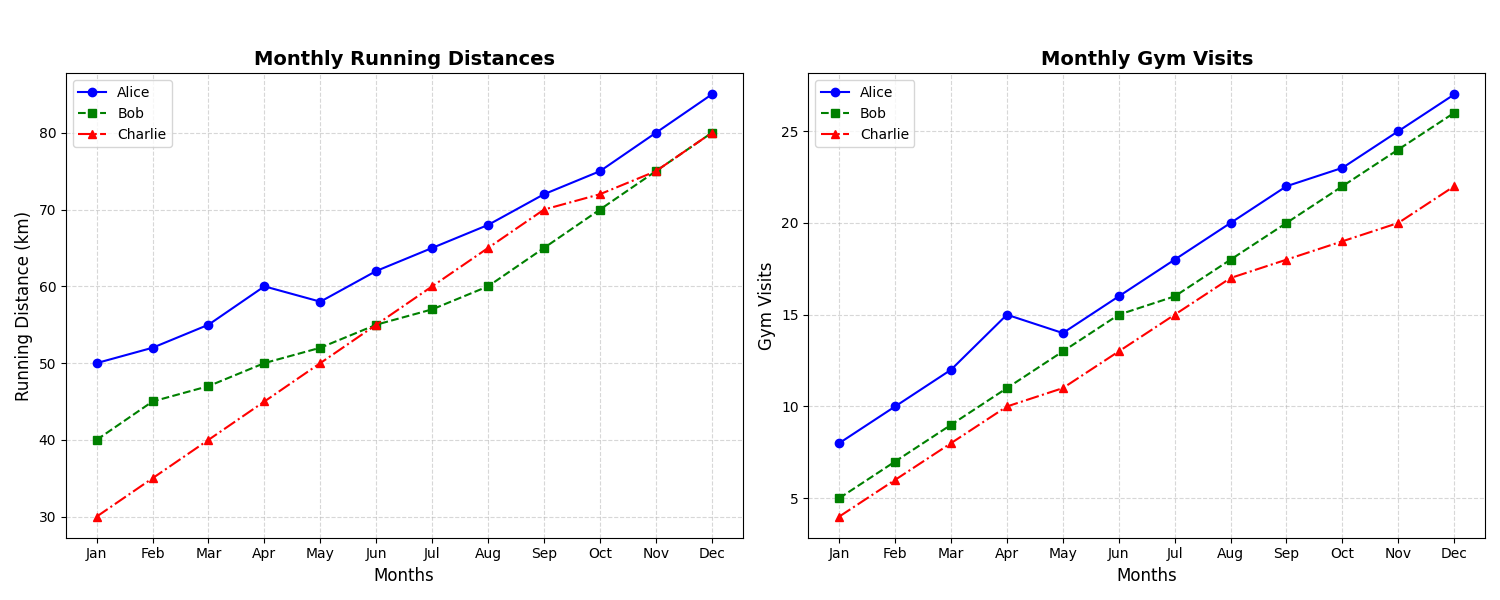

Python code for this plot:
import matplotlib.pyplot as plt
import numpy as np

# Backstory: Imagine we are tracking the health and fitness journey of three friends (Alice, Bob, and Charlie) over a year.
# Each friend has logged their monthly running distance (in kilometers) and gym visits.

# Define the months of the year
months = np.array(['Jan', 'Feb', 'Mar', 'Apr', 'May', 'Jun', 'Jul', 'Aug', 'Sep', 'Oct', 'Nov', 'Dec'])

# Running distances (in kilometers)
alice_running = [50, 52, 55, 60, 58, 62, 65, 68, 72, 75, 80, 85]
bob_running = [40, 45, 47, 50, 52, 55, 57, 60, 65, 70, 75, 80]
charlie_running = [30, 35, 40, 45, 50, 55, 60, 65, 70, 72, 75, 80]

# Gym visits
alice_gym = [8, 10, 12, 15, 14, 16, 18, 20, 22, 23, 25, 27]
bob_gym = [5, 7, 9, 11, 13, 15, 16, 18, 20, 22, 24, 26]
charlie_gym = [4, 6, 8, 10, 11, 13, 15, 17, 18, 19, 20, 22]

# Create the plot
fig, (ax1, ax2) = plt.subplots(1, 2, figsize=(15, 6))
fig.suptitle('Health and Fitness Journey Over a Year', fontsize=16, fontweight='bold', y=1.05)

# Line plot for running distances
ax1.plot(months, alice_running, marker='o', linestyle='-', color='blue', label='Alice')
ax1.plot(months, bob_running, marker='s', linestyle='--', color='green', label='Bob')
ax1.plot(months, charlie_running, marker='^', linestyle='-.', color='red', label='Charlie')
ax1.set_title('Monthly Running Distances', fontsize=14, fontweight='bold')
ax1.set_xlabel('Months', fontsize=12)
ax1.set_ylabel('Running Distance (km)', fontsize=12)
ax1.grid(alpha=0.5, linestyle='--')
ax1.legend(loc='upper left')

# Line plot for gym visits
ax2.plot(months, alice_gym, marker='o', linestyle='-', color='blue', label='Alice')
ax2.plot(months, bob_gym, marker='s', linestyle='--', color='green', label='Bob')
ax2.plot(months, charlie_gym, marker='^', linestyle='-.', color='red', label='Charlie')
ax2.set_title('Monthly Gym Visits', fontsize=14, fontweight='bold')
ax2.set_xlabel('Months', fontsize=12)
ax2.set_ylabel('Gym Visits', fontsize=12)
ax2.grid(alpha=0.5, linestyle='--')
ax2.legend(loc='upper left')

# Use tight layout to prevent overlapping and adjust spacing
plt.tight_layout()

# Show the plot
plt.show()
